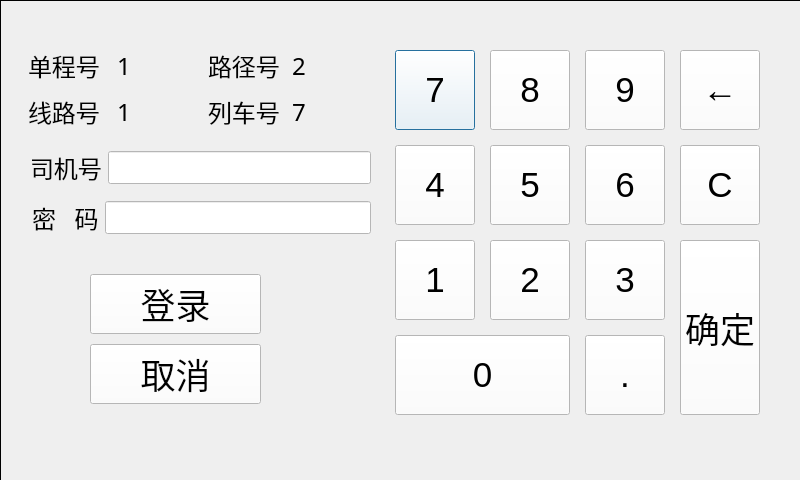
<?xml version="1.0" encoding="UTF-8"?>
<ui version="4.0">
 <class>DialogLogin</class>
 <widget class="QDialog" name="DialogLogin">
  <property name="geometry">
   <rect>
    <x>0</x>
    <y>0</y>
    <width>800</width>
    <height>480</height>
   </rect>
  </property>
  <property name="windowTitle">
   <string>Dialog</string>
  </property>
  <widget class="QFrame" name="frame">
   <property name="geometry">
    <rect>
     <x>0</x>
     <y>0</y>
     <width>801</width>
     <height>481</height>
    </rect>
   </property>
   <property name="palette">
    <palette>
     <active>
      <colorrole role="WindowText">
       <brush brushstyle="SolidPattern">
        <color alpha="255">
         <red>0</red>
         <green>0</green>
         <blue>0</blue>
        </color>
       </brush>
      </colorrole>
      <colorrole role="Button">
       <brush brushstyle="SolidPattern">
        <color alpha="255">
         <red>255</red>
         <green>255</green>
         <blue>255</blue>
        </color>
       </brush>
      </colorrole>
      <colorrole role="Light">
       <brush brushstyle="SolidPattern">
        <color alpha="255">
         <red>255</red>
         <green>255</green>
         <blue>255</blue>
        </color>
       </brush>
      </colorrole>
      <colorrole role="Midlight">
       <brush brushstyle="SolidPattern">
        <color alpha="255">
         <red>255</red>
         <green>255</green>
         <blue>255</blue>
        </color>
       </brush>
      </colorrole>
      <colorrole role="Dark">
       <brush brushstyle="SolidPattern">
        <color alpha="255">
         <red>127</red>
         <green>127</green>
         <blue>127</blue>
        </color>
       </brush>
      </colorrole>
      <colorrole role="Mid">
       <brush brushstyle="SolidPattern">
        <color alpha="255">
         <red>170</red>
         <green>170</green>
         <blue>170</blue>
        </color>
       </brush>
      </colorrole>
      <colorrole role="Text">
       <brush brushstyle="SolidPattern">
        <color alpha="255">
         <red>0</red>
         <green>0</green>
         <blue>0</blue>
        </color>
       </brush>
      </colorrole>
      <colorrole role="BrightText">
       <brush brushstyle="SolidPattern">
        <color alpha="255">
         <red>255</red>
         <green>255</green>
         <blue>255</blue>
        </color>
       </brush>
      </colorrole>
      <colorrole role="ButtonText">
       <brush brushstyle="SolidPattern">
        <color alpha="255">
         <red>0</red>
         <green>0</green>
         <blue>0</blue>
        </color>
       </brush>
      </colorrole>
      <colorrole role="Base">
       <brush brushstyle="SolidPattern">
        <color alpha="255">
         <red>255</red>
         <green>255</green>
         <blue>255</blue>
        </color>
       </brush>
      </colorrole>
      <colorrole role="Window">
       <brush brushstyle="SolidPattern">
        <color alpha="255">
         <red>255</red>
         <green>255</green>
         <blue>255</blue>
        </color>
       </brush>
      </colorrole>
      <colorrole role="Shadow">
       <brush brushstyle="SolidPattern">
        <color alpha="255">
         <red>0</red>
         <green>0</green>
         <blue>0</blue>
        </color>
       </brush>
      </colorrole>
      <colorrole role="AlternateBase">
       <brush brushstyle="SolidPattern">
        <color alpha="255">
         <red>255</red>
         <green>255</green>
         <blue>255</blue>
        </color>
       </brush>
      </colorrole>
      <colorrole role="ToolTipBase">
       <brush brushstyle="SolidPattern">
        <color alpha="255">
         <red>255</red>
         <green>255</green>
         <blue>220</blue>
        </color>
       </brush>
      </colorrole>
      <colorrole role="ToolTipText">
       <brush brushstyle="SolidPattern">
        <color alpha="255">
         <red>0</red>
         <green>0</green>
         <blue>0</blue>
        </color>
       </brush>
      </colorrole>
     </active>
     <inactive>
      <colorrole role="WindowText">
       <brush brushstyle="SolidPattern">
        <color alpha="255">
         <red>0</red>
         <green>0</green>
         <blue>0</blue>
        </color>
       </brush>
      </colorrole>
      <colorrole role="Button">
       <brush brushstyle="SolidPattern">
        <color alpha="255">
         <red>255</red>
         <green>255</green>
         <blue>255</blue>
        </color>
       </brush>
      </colorrole>
      <colorrole role="Light">
       <brush brushstyle="SolidPattern">
        <color alpha="255">
         <red>255</red>
         <green>255</green>
         <blue>255</blue>
        </color>
       </brush>
      </colorrole>
      <colorrole role="Midlight">
       <brush brushstyle="SolidPattern">
        <color alpha="255">
         <red>255</red>
         <green>255</green>
         <blue>255</blue>
        </color>
       </brush>
      </colorrole>
      <colorrole role="Dark">
       <brush brushstyle="SolidPattern">
        <color alpha="255">
         <red>127</red>
         <green>127</green>
         <blue>127</blue>
        </color>
       </brush>
      </colorrole>
      <colorrole role="Mid">
       <brush brushstyle="SolidPattern">
        <color alpha="255">
         <red>170</red>
         <green>170</green>
         <blue>170</blue>
        </color>
       </brush>
      </colorrole>
      <colorrole role="Text">
       <brush brushstyle="SolidPattern">
        <color alpha="255">
         <red>0</red>
         <green>0</green>
         <blue>0</blue>
        </color>
       </brush>
      </colorrole>
      <colorrole role="BrightText">
       <brush brushstyle="SolidPattern">
        <color alpha="255">
         <red>255</red>
         <green>255</green>
         <blue>255</blue>
        </color>
       </brush>
      </colorrole>
      <colorrole role="ButtonText">
       <brush brushstyle="SolidPattern">
        <color alpha="255">
         <red>0</red>
         <green>0</green>
         <blue>0</blue>
        </color>
       </brush>
      </colorrole>
      <colorrole role="Base">
       <brush brushstyle="SolidPattern">
        <color alpha="255">
         <red>255</red>
         <green>255</green>
         <blue>255</blue>
        </color>
       </brush>
      </colorrole>
      <colorrole role="Window">
       <brush brushstyle="SolidPattern">
        <color alpha="255">
         <red>255</red>
         <green>255</green>
         <blue>255</blue>
        </color>
       </brush>
      </colorrole>
      <colorrole role="Shadow">
       <brush brushstyle="SolidPattern">
        <color alpha="255">
         <red>0</red>
         <green>0</green>
         <blue>0</blue>
        </color>
       </brush>
      </colorrole>
      <colorrole role="AlternateBase">
       <brush brushstyle="SolidPattern">
        <color alpha="255">
         <red>255</red>
         <green>255</green>
         <blue>255</blue>
        </color>
       </brush>
      </colorrole>
      <colorrole role="ToolTipBase">
       <brush brushstyle="SolidPattern">
        <color alpha="255">
         <red>255</red>
         <green>255</green>
         <blue>220</blue>
        </color>
       </brush>
      </colorrole>
      <colorrole role="ToolTipText">
       <brush brushstyle="SolidPattern">
        <color alpha="255">
         <red>0</red>
         <green>0</green>
         <blue>0</blue>
        </color>
       </brush>
      </colorrole>
     </inactive>
     <disabled>
      <colorrole role="WindowText">
       <brush brushstyle="SolidPattern">
        <color alpha="255">
         <red>127</red>
         <green>127</green>
         <blue>127</blue>
        </color>
       </brush>
      </colorrole>
      <colorrole role="Button">
       <brush brushstyle="SolidPattern">
        <color alpha="255">
         <red>255</red>
         <green>255</green>
         <blue>255</blue>
        </color>
       </brush>
      </colorrole>
      <colorrole role="Light">
       <brush brushstyle="SolidPattern">
        <color alpha="255">
         <red>255</red>
         <green>255</green>
         <blue>255</blue>
        </color>
       </brush>
      </colorrole>
      <colorrole role="Midlight">
       <brush brushstyle="SolidPattern">
        <color alpha="255">
         <red>255</red>
         <green>255</green>
         <blue>255</blue>
        </color>
       </brush>
      </colorrole>
      <colorrole role="Dark">
       <brush brushstyle="SolidPattern">
        <color alpha="255">
         <red>127</red>
         <green>127</green>
         <blue>127</blue>
        </color>
       </brush>
      </colorrole>
      <colorrole role="Mid">
       <brush brushstyle="SolidPattern">
        <color alpha="255">
         <red>170</red>
         <green>170</green>
         <blue>170</blue>
        </color>
       </brush>
      </colorrole>
      <colorrole role="Text">
       <brush brushstyle="SolidPattern">
        <color alpha="255">
         <red>127</red>
         <green>127</green>
         <blue>127</blue>
        </color>
       </brush>
      </colorrole>
      <colorrole role="BrightText">
       <brush brushstyle="SolidPattern">
        <color alpha="255">
         <red>255</red>
         <green>255</green>
         <blue>255</blue>
        </color>
       </brush>
      </colorrole>
      <colorrole role="ButtonText">
       <brush brushstyle="SolidPattern">
        <color alpha="255">
         <red>127</red>
         <green>127</green>
         <blue>127</blue>
        </color>
       </brush>
      </colorrole>
      <colorrole role="Base">
       <brush brushstyle="SolidPattern">
        <color alpha="255">
         <red>255</red>
         <green>255</green>
         <blue>255</blue>
        </color>
       </brush>
      </colorrole>
      <colorrole role="Window">
       <brush brushstyle="SolidPattern">
        <color alpha="255">
         <red>255</red>
         <green>255</green>
         <blue>255</blue>
        </color>
       </brush>
      </colorrole>
      <colorrole role="Shadow">
       <brush brushstyle="SolidPattern">
        <color alpha="255">
         <red>0</red>
         <green>0</green>
         <blue>0</blue>
        </color>
       </brush>
      </colorrole>
      <colorrole role="AlternateBase">
       <brush brushstyle="SolidPattern">
        <color alpha="255">
         <red>255</red>
         <green>255</green>
         <blue>255</blue>
        </color>
       </brush>
      </colorrole>
      <colorrole role="ToolTipBase">
       <brush brushstyle="SolidPattern">
        <color alpha="255">
         <red>255</red>
         <green>255</green>
         <blue>220</blue>
        </color>
       </brush>
      </colorrole>
      <colorrole role="ToolTipText">
       <brush brushstyle="SolidPattern">
        <color alpha="255">
         <red>0</red>
         <green>0</green>
         <blue>0</blue>
        </color>
       </brush>
      </colorrole>
     </disabled>
    </palette>
   </property>
   <property name="autoFillBackground">
    <bool>false</bool>
   </property>
   <property name="frameShape">
    <enum>QFrame::Panel</enum>
   </property>
   <property name="frameShadow">
    <enum>QFrame::Plain</enum>
   </property>
   <widget class="QPushButton" name="btn_7">
    <property name="geometry">
     <rect>
      <x>395</x>
      <y>50</y>
      <width>80</width>
      <height>80</height>
     </rect>
    </property>
    <property name="font">
     <font>
      <pointsize>26</pointsize>
     </font>
    </property>
    <property name="text">
     <string>7</string>
    </property>
   </widget>
   <widget class="QPushButton" name="btn_8">
    <property name="geometry">
     <rect>
      <x>490</x>
      <y>50</y>
      <width>80</width>
      <height>80</height>
     </rect>
    </property>
    <property name="font">
     <font>
      <pointsize>26</pointsize>
     </font>
    </property>
    <property name="text">
     <string>8</string>
    </property>
   </widget>
   <widget class="QPushButton" name="btn_9">
    <property name="geometry">
     <rect>
      <x>585</x>
      <y>50</y>
      <width>80</width>
      <height>80</height>
     </rect>
    </property>
    <property name="font">
     <font>
      <pointsize>26</pointsize>
     </font>
    </property>
    <property name="text">
     <string>9</string>
    </property>
   </widget>
   <widget class="QPushButton" name="btn_back">
    <property name="geometry">
     <rect>
      <x>680</x>
      <y>50</y>
      <width>80</width>
      <height>80</height>
     </rect>
    </property>
    <property name="font">
     <font>
      <pointsize>26</pointsize>
     </font>
    </property>
    <property name="text">
     <string>←</string>
    </property>
   </widget>
   <widget class="QPushButton" name="btn_clear">
    <property name="geometry">
     <rect>
      <x>680</x>
      <y>145</y>
      <width>80</width>
      <height>80</height>
     </rect>
    </property>
    <property name="font">
     <font>
      <pointsize>26</pointsize>
     </font>
    </property>
    <property name="text">
     <string>C</string>
    </property>
   </widget>
   <widget class="QPushButton" name="btn_4">
    <property name="geometry">
     <rect>
      <x>395</x>
      <y>145</y>
      <width>80</width>
      <height>80</height>
     </rect>
    </property>
    <property name="font">
     <font>
      <pointsize>26</pointsize>
     </font>
    </property>
    <property name="text">
     <string>4</string>
    </property>
   </widget>
   <widget class="QPushButton" name="btn_6">
    <property name="geometry">
     <rect>
      <x>585</x>
      <y>145</y>
      <width>80</width>
      <height>80</height>
     </rect>
    </property>
    <property name="font">
     <font>
      <pointsize>26</pointsize>
     </font>
    </property>
    <property name="text">
     <string>6</string>
    </property>
   </widget>
   <widget class="QPushButton" name="btn_5">
    <property name="geometry">
     <rect>
      <x>490</x>
      <y>145</y>
      <width>80</width>
      <height>80</height>
     </rect>
    </property>
    <property name="font">
     <font>
      <pointsize>26</pointsize>
     </font>
    </property>
    <property name="text">
     <string>5</string>
    </property>
   </widget>
   <widget class="QPushButton" name="btn_2">
    <property name="geometry">
     <rect>
      <x>490</x>
      <y>240</y>
      <width>80</width>
      <height>80</height>
     </rect>
    </property>
    <property name="font">
     <font>
      <pointsize>26</pointsize>
     </font>
    </property>
    <property name="text">
     <string>2</string>
    </property>
   </widget>
   <widget class="QPushButton" name="btn_1">
    <property name="geometry">
     <rect>
      <x>395</x>
      <y>240</y>
      <width>80</width>
      <height>80</height>
     </rect>
    </property>
    <property name="font">
     <font>
      <pointsize>26</pointsize>
     </font>
    </property>
    <property name="text">
     <string>1</string>
    </property>
   </widget>
   <widget class="QPushButton" name="btn_3">
    <property name="geometry">
     <rect>
      <x>585</x>
      <y>240</y>
      <width>80</width>
      <height>80</height>
     </rect>
    </property>
    <property name="font">
     <font>
      <pointsize>26</pointsize>
     </font>
    </property>
    <property name="text">
     <string>3</string>
    </property>
   </widget>
   <widget class="QPushButton" name="btn_ok">
    <property name="geometry">
     <rect>
      <x>680</x>
      <y>240</y>
      <width>80</width>
      <height>175</height>
     </rect>
    </property>
    <property name="font">
     <font>
      <pointsize>26</pointsize>
     </font>
    </property>
    <property name="text">
     <string>确定</string>
    </property>
   </widget>
   <widget class="QPushButton" name="btn_dot">
    <property name="geometry">
     <rect>
      <x>585</x>
      <y>335</y>
      <width>80</width>
      <height>80</height>
     </rect>
    </property>
    <property name="font">
     <font>
      <pointsize>26</pointsize>
     </font>
    </property>
    <property name="text">
     <string>.</string>
    </property>
   </widget>
   <widget class="QPushButton" name="btn_0">
    <property name="geometry">
     <rect>
      <x>395</x>
      <y>335</y>
      <width>175</width>
      <height>80</height>
     </rect>
    </property>
    <property name="font">
     <font>
      <pointsize>26</pointsize>
     </font>
    </property>
    <property name="text">
     <string>0</string>
    </property>
   </widget>
   <widget class="QWidget" name="layoutWidget">
    <property name="geometry">
     <rect>
      <x>28</x>
      <y>48</y>
      <width>171</width>
      <height>35</height>
     </rect>
    </property>
    <layout class="QHBoxLayout" name="horizontalLayout">
     <item>
      <widget class="QLabel" name="lbl_tripidname">
       <property name="font">
        <font>
         <family>Sans</family>
         <pointsize>18</pointsize>
        </font>
       </property>
       <property name="text">
        <string>单程号</string>
       </property>
       <property name="scaledContents">
        <bool>false</bool>
       </property>
      </widget>
     </item>
     <item>
      <widget class="QLabel" name="lbl_tripid">
       <property name="font">
        <font>
         <family>Sans</family>
         <pointsize>18</pointsize>
        </font>
       </property>
       <property name="text">
        <string>1</string>
       </property>
       <property name="scaledContents">
        <bool>false</bool>
       </property>
      </widget>
     </item>
    </layout>
   </widget>
   <widget class="QWidget" name="layoutWidget">
    <property name="geometry">
     <rect>
      <x>208</x>
      <y>48</y>
      <width>161</width>
      <height>35</height>
     </rect>
    </property>
    <layout class="QHBoxLayout" name="horizontalLayout_2">
     <item>
      <widget class="QLabel" name="lbl_pathidname">
       <property name="font">
        <font>
         <family>Sans</family>
         <pointsize>18</pointsize>
        </font>
       </property>
       <property name="text">
        <string>路径号</string>
       </property>
       <property name="scaledContents">
        <bool>false</bool>
       </property>
      </widget>
     </item>
     <item>
      <widget class="QLabel" name="lbl_pathid">
       <property name="font">
        <font>
         <family>Sans</family>
         <pointsize>18</pointsize>
        </font>
       </property>
       <property name="text">
        <string>2</string>
       </property>
       <property name="scaledContents">
        <bool>false</bool>
       </property>
      </widget>
     </item>
    </layout>
   </widget>
   <widget class="QWidget" name="layoutWidget">
    <property name="geometry">
     <rect>
      <x>28</x>
      <y>94</y>
      <width>171</width>
      <height>35</height>
     </rect>
    </property>
    <layout class="QHBoxLayout" name="horizontalLayout_3">
     <item>
      <widget class="QLabel" name="lbl_tripidname_2">
       <property name="font">
        <font>
         <family>Sans</family>
         <pointsize>18</pointsize>
        </font>
       </property>
       <property name="text">
        <string>线路号</string>
       </property>
       <property name="scaledContents">
        <bool>false</bool>
       </property>
      </widget>
     </item>
     <item>
      <widget class="QLabel" name="lbl_lineid">
       <property name="font">
        <font>
         <family>Sans</family>
         <pointsize>18</pointsize>
        </font>
       </property>
       <property name="text">
        <string>1</string>
       </property>
       <property name="scaledContents">
        <bool>false</bool>
       </property>
      </widget>
     </item>
    </layout>
   </widget>
   <widget class="QWidget" name="layoutWidget">
    <property name="geometry">
     <rect>
      <x>208</x>
      <y>94</y>
      <width>161</width>
      <height>35</height>
     </rect>
    </property>
    <layout class="QHBoxLayout" name="horizontalLayout_4">
     <item>
      <widget class="QLabel" name="lbl_pathidname_2">
       <property name="font">
        <font>
         <family>Sans</family>
         <pointsize>18</pointsize>
        </font>
       </property>
       <property name="text">
        <string>列车号</string>
       </property>
       <property name="scaledContents">
        <bool>false</bool>
       </property>
      </widget>
     </item>
     <item>
      <widget class="QLabel" name="lbl_physicaltrainid">
       <property name="font">
        <font>
         <family>Sans</family>
         <pointsize>18</pointsize>
        </font>
       </property>
       <property name="text">
        <string>7</string>
       </property>
       <property name="scaledContents">
        <bool>false</bool>
       </property>
      </widget>
     </item>
    </layout>
   </widget>
   <widget class="QWidget" name="layoutWidget">
    <property name="geometry">
     <rect>
      <x>30</x>
      <y>150</y>
      <width>341</width>
      <height>36</height>
     </rect>
    </property>
    <layout class="QHBoxLayout" name="horizontalLayout_5">
     <item>
      <widget class="QLabel" name="lbl_driverid">
       <property name="font">
        <font>
         <family>Sans</family>
         <pointsize>18</pointsize>
        </font>
       </property>
       <property name="text">
        <string>司机号</string>
       </property>
       <property name="scaledContents">
        <bool>false</bool>
       </property>
      </widget>
     </item>
     <item>
      <widget class="QLineEdit" name="lineEdit_driverID">
       <property name="font">
        <font>
         <pointsize>16</pointsize>
        </font>
       </property>
       <property name="readOnly">
        <bool>true</bool>
       </property>
      </widget>
     </item>
    </layout>
   </widget>
   <widget class="QWidget" name="layoutWidget">
    <property name="geometry">
     <rect>
      <x>32</x>
      <y>200</y>
      <width>339</width>
      <height>36</height>
     </rect>
    </property>
    <layout class="QHBoxLayout" name="horizontalLayout_6">
     <item>
      <widget class="QLabel" name="lbl_password">
       <property name="font">
        <font>
         <family>Sans</family>
         <pointsize>18</pointsize>
        </font>
       </property>
       <property name="text">
        <string>密   码</string>
       </property>
       <property name="scaledContents">
        <bool>false</bool>
       </property>
      </widget>
     </item>
     <item>
      <widget class="QLineEdit" name="lineEdit_driverpassword">
       <property name="font">
        <font>
         <pointsize>16</pointsize>
        </font>
       </property>
       <property name="echoMode">
        <enum>QLineEdit::PasswordEchoOnEdit</enum>
       </property>
       <property name="readOnly">
        <bool>true</bool>
       </property>
      </widget>
     </item>
    </layout>
   </widget>
   <widget class="QWidget" name="layoutWidget">
    <property name="geometry">
     <rect>
      <x>90</x>
      <y>270</y>
      <width>171</width>
      <height>138</height>
     </rect>
    </property>
    <layout class="QVBoxLayout" name="verticalLayout">
     <item>
      <widget class="QPushButton" name="btn_login">
       <property name="font">
        <font>
         <pointsize>26</pointsize>
        </font>
       </property>
       <property name="text">
        <string>登录</string>
       </property>
      </widget>
     </item>
     <item>
      <widget class="QPushButton" name="btn_cancel">
       <property name="font">
        <font>
         <pointsize>26</pointsize>
        </font>
       </property>
       <property name="text">
        <string>取消</string>
       </property>
      </widget>
     </item>
    </layout>
   </widget>
  </widget>
 </widget>
 <resources/>
 <connections/>
</ui>
